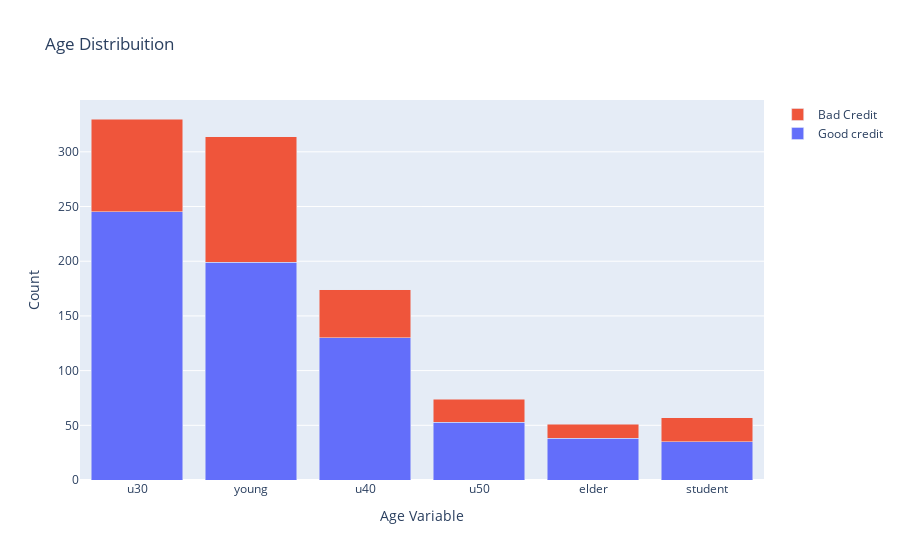

This figure's notebook cell:
### Code cell
"""Dùng plotly để vẽ bar thể hiện số lượng"""
trace0 = go.Bar(
    x = df[df["Risk"]== 'good']["Age group"].value_counts().index.values,
    y = df[df["Risk"]== 'good']["Age group"].value_counts().values,
    name='Good credit'
)

trace1 = go.Bar(
    x = df[df["Risk"]== 'bad']["Age group"].value_counts().index.values,
    y = df[df["Risk"]== 'bad']["Age group"].value_counts().values,
    name="Bad Credit"
)

data = [trace0, trace1]
layout = go.Layout(
    yaxis=dict(title='Count'),
    xaxis=dict(title='Age Variable'),
    title='Age Distribuition',
    barmode='stack' # cột chồng
    #barmode='overlay' # cột đè
)


fig = go.Figure(data=data, layout=layout)

py.iplot(fig, filename='Age-Grouped')

### Figure 1 — Plotly figure (JSON) as saved in the notebook; plotly's stock layout.template omitted (floating-point values rounded to 4 significant figures)
{"data": [{"name": "Good credit", "type": "bar", "x": ["u30", "young", "u40", "u50", "elder", "student"], "y": [245, 199, 130, 53, 38, 35]}, {"name": "Bad Credit", "type": "bar", "x": ["young", "u30", "u40", "student", "u50", "elder"], "y": [115, 85, 44, 22, 21, 13]}], "layout": {"barmode": "stack", "title": {"text": "Age Distribuition"}, "xaxis": {"title": {"text": "Age Variable"}}, "yaxis": {"title": {"text": "Count"}}}}
